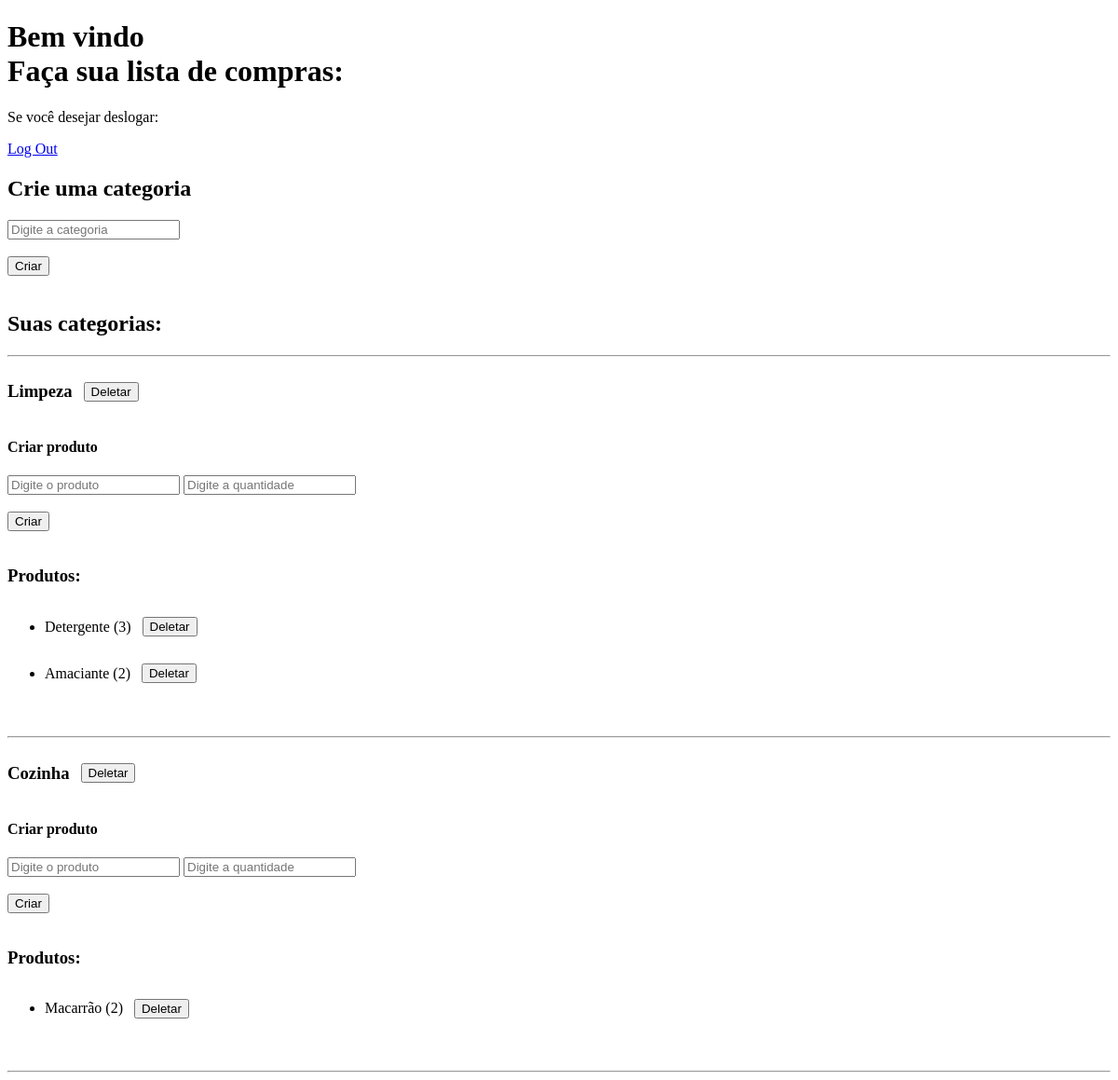
Before: /tasks/ (signed in) with the older database file.
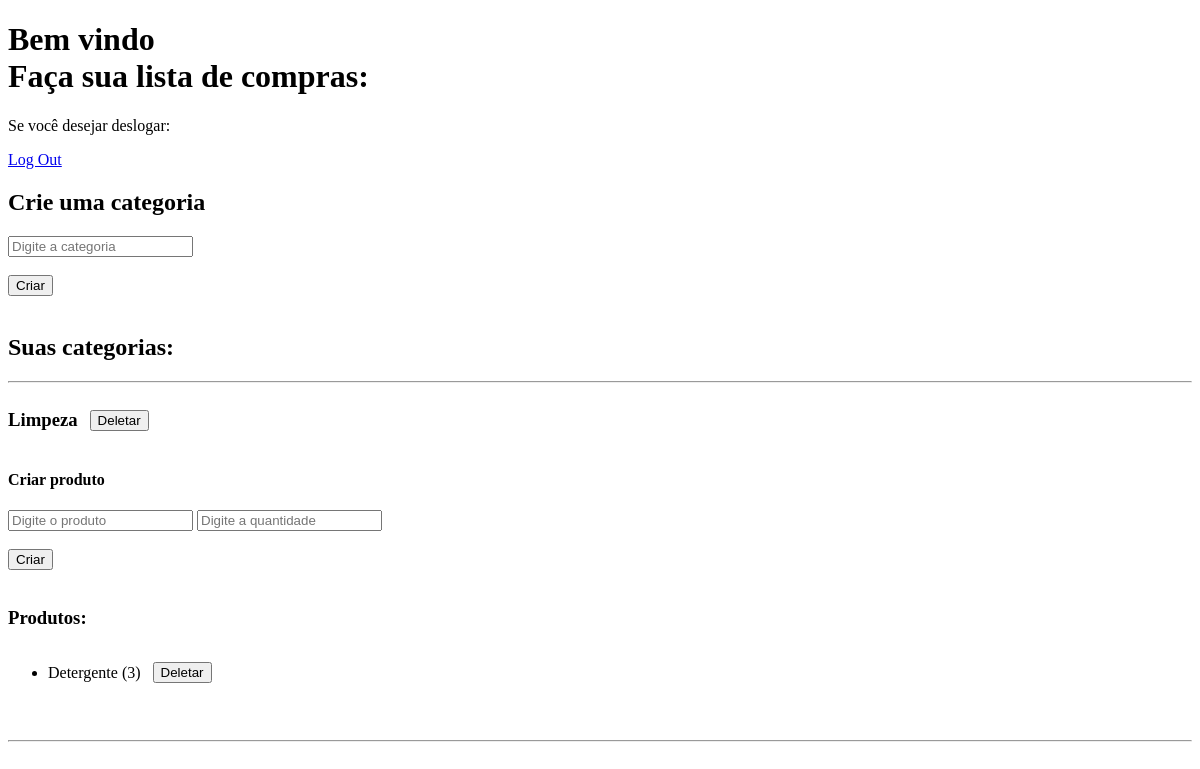
After: the same page with the newer database file.
### tasks/models.py (models this page shows)
class Category(models.Model):
    name = models.CharField(max_length=64)
    produtos = models.ManyToManyField(Product, blank=True, related_name="categorias")
    def __str__(self):
        return self.name

class Product(models.Model):
    name = models.CharField(max_length=64)
    quantidade = models.IntegerField(default=1)
    def __str__(self):
        return self.name

### tasks/views.py (the view)
# urls.py: path('', views.index, name='index'),
@login_required(login_url="users:login")
def index(request):
    return render(request, 'tasks/index.html', {
        'categorias': Category.objects.all(),
        })

### tasks/templates/tasks/index.html (shortened to what this page needs)
{% extends "tasks/layout.html" %}
{% block body %}
    <h1>
        Bem vindo<br>
        Faça sua lista de compras:
    </h1>
    <p>Se você desejar deslogar:</p>
    <a href="{% url 'users:logout' %}">Log Out</a>
    <h2>Crie uma categoria</h2>
    <form action="{% url 'tasks:criar_categoria' %}" method="post">
        <input type="text" placeholder="Digite a categoria" name="categoria">
        <br><br>
        <input type="submit" value="Criar">
    </form>
    <br>
    <h2>Suas categorias:</h2>
    <hr>
    {% for categoria in categorias %}
        <div style="display: flex; align-items: center;">
            <h3>{{ categoria }}</h3>
            <div style="margin-left: 12px;">
                <form action="{% url 'tasks:deletar_categoria' categoria.id %}" method="post">
                    <input type="submit" value="Deletar">
                </form>
            </div>
        </div>
        <h4>Criar produto</h4>
        <form action="{% url 'tasks:criar_produto' categoria.id %}" method="post">
            <input type="text" placeholder="Digite o produto" name="produto">
            <input type="number" placeholder="Digite a quantidade" name="quantidade">
            <br><br>
            <input type="submit" value="Criar">
        </form>
        <br>
        <h3>Produtos:</h3>
        <ul>
            {% for produto in categoria.produtos.all %}
                <li>
                    <div style="display: flex; align-items: center;">
                        <p>{{ produto }} ({{ produto.quantidade }})</p>
                        <div style="margin-left: 12px;">
                            <form action="{% url 'tasks:deletar_produto' produto.id %}" method="post">
                                <input type="submit" value="Deletar">
                            </form>
                        </div>
                    </div>
                </li>
            {% endfor %}
        </ul>
        <br><hr>
    {% endfor %}
{% endblock %}

Changed rows visible on the page:
removed Product: name "Amaciante", quantidade "2"
removed Category: name "Cozinha"
removed Product: name "Macarrão", quantidade "2", shown under "Cozinha"
